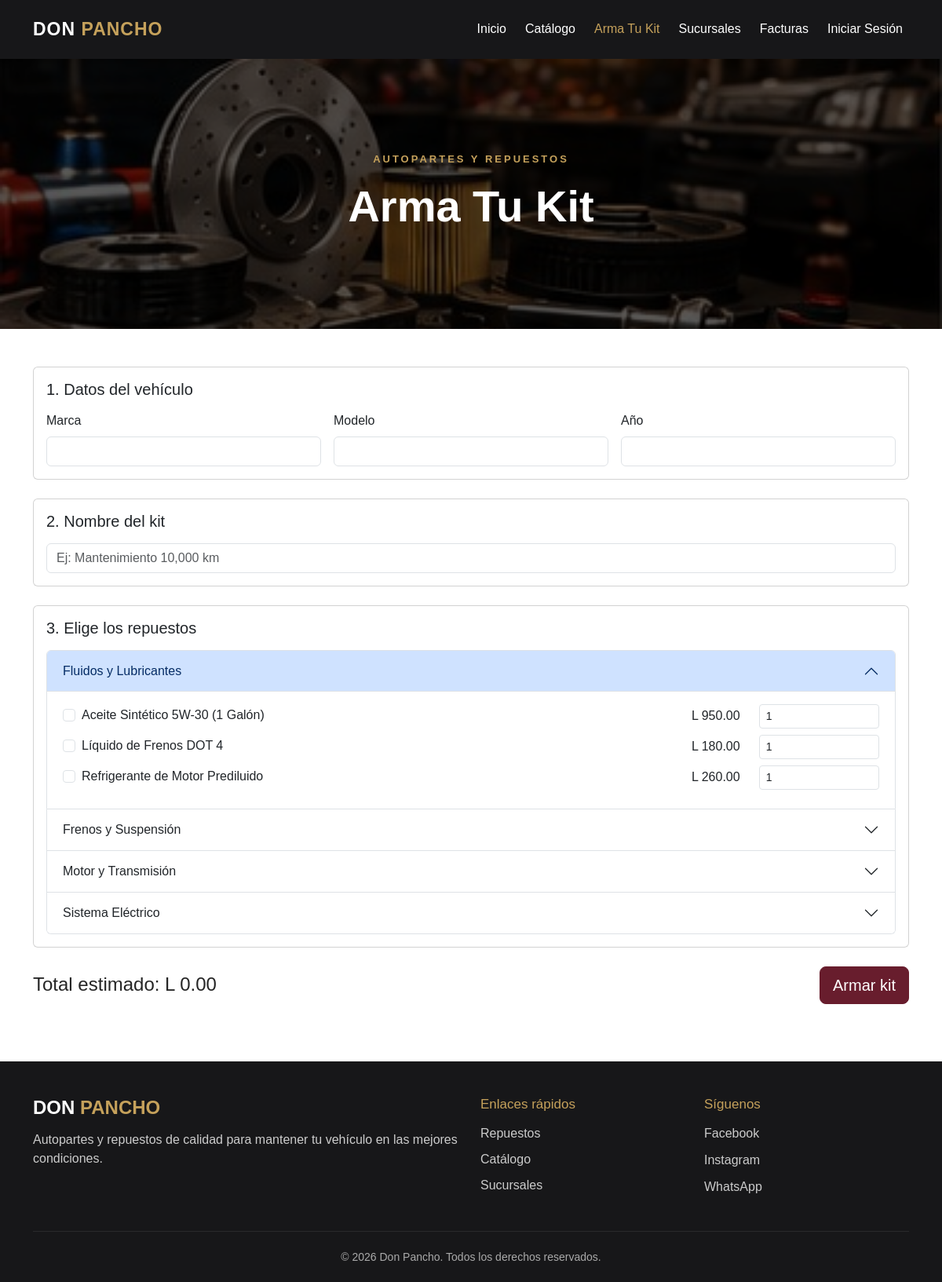
The app's page /armar_kit.php with its own data.
### tables this page shows
create table categorias (
    id int auto_increment primary key,
    nombre varchar(100) not null
);

create table repuestos (
    id int auto_increment primary key,
    categoria_id int not null,
    nombre varchar(150) not null,
    descripcion text,
    precio decimal(10, 2) not null,
    stock int not null default 0,
    fotografia varchar(255) not null,
    insignia enum('Destacado', 'NoDestacado') not null default 'NoDestacado',
    constraint fk_repuestos_categoria foreign key (categoria_id) references categorias(id) on delete restrict on update cascade
);

### src/armar_kit.php (the view, shortened to what this page needs)
<?php
$conexion = new ConexionBD();
$pdo = $conexion->conectar();
function e($valor) {
    return htmlspecialchars((string)$valor, ENT_QUOTES, 'UTF-8');
}
?>
<!DOCTYPE html>
<html lang="es">
<head>
    <link href="https://cdn.jsdelivr.net/npm/bootstrap@5.3.3/dist/css/bootstrap.min.css"
          rel="stylesheet">
    <link rel="stylesheet" href="../css/Estilos.css">
</head>
<body>
<?php include __DIR__ . '/navbar/navbar.php'; ?>
<header class="hero">
    <div class="container">
        <span class="hero-etiqueta">
            AUTOPARTES Y REPUESTOS
        </span>
        <h1>
            Arma Tu Kit
        </h1>
    </div>
</header>
<main>
<?php
$categorias = $pdo->query("SELECT id, nombre FROM categorias ORDER BY nombre")
                  ->fetchAll(PDO::FETCH_ASSOC);
$productosPorCategoria = [];
$consulta = $pdo->query(
    "SELECT id, nombre, precio, categoria_id
     FROM repuestos
     WHERE stock > 0
     ORDER BY nombre"
);
foreach ($consulta->fetchAll(PDO::FETCH_ASSOC) as $p) {
    $productosPorCategoria[$p['categoria_id']][] = $p;
}
?>
<section class="py-5">
    <div class="container">
        <form method="POST" action="armar_kit.php" id="formKit">
            <div class="card mb-4">
                <div class="card-body">
                    <h5 class="card-title mb-3">1. Datos del vehículo</h5>
                    <div class="row g-3">
                        <div class="col-md-4">
                            <label for="marca" class="form-label">Marca</label>
                            <input type="text" class="form-control" id="marca" name="marca"
                                   value="<?= e($_POST['marca'] ?? '') ?>" required>
                        </div>
                        <div class="col-md-4">
                            <label for="modelo" class="form-label">Modelo</label>
                            <input type="text" class="form-control" id="modelo" name="modelo"
                                   value="<?= e($_POST['modelo'] ?? '') ?>" required>
                        </div>
                        <div class="col-md-4">
                            <label for="anio" class="form-label">Año</label>
                            <input type="number" class="form-control" id="anio" name="anio"
                                   min="1980" max="<?= date('Y') + 1 ?>"
                                   value="<?= e($_POST['anio'] ?? '') ?>" required>
                        </div>
                    </div>
                </div>
            </div>
            <div class="card mb-4">
                <div class="card-body">
                    <h5 class="card-title mb-3">2. Nombre del kit</h5>
                    <input type="text" class="form-control" name="nombre_kit"
                           placeholder="Ej: Mantenimiento 10,000 km"
                           value="<?= e($_POST['nombre_kit'] ?? '') ?>">
                </div>
            </div>
            <div class="card mb-4">
                <div class="card-body">
                    <h5 class="card-title mb-3">3. Elige los repuestos</h5>
                    <div class="accordion" id="accordionKit">
                        <?php foreach ($categorias as $i => $cat): ?>
                            <?php $lista = $productosPorCategoria[$cat['id']] ?? []; ?>
                            <div class="accordion-item">
                                <h2 class="accordion-header">
                                    <button class="accordion-button <?= $i > 0 ? 'collapsed' : '' ?>"
                                            type="button"
                                            data-bs-toggle="collapse"
                                            data-bs-target="#cat<?= e($cat['id']) ?>">
                                        <?= e($cat['nombre']) ?>
                                    </button>
                                </h2>
                                <div id="cat<?= e($cat['id']) ?>"
                                     class="accordion-collapse collapse <?= $i === 0 ? 'show' : '' ?>"
                                     data-bs-parent="#accordionKit">
                                    <div class="accordion-body">
                                        <?php foreach ($lista as $p): ?>
                                            <div class="row align-items-center mb-2">
                                                <div class="col-md-7">
                                                    <div class="form-check">
                                                        <input class="form-check-input item-kit"
                                                               type="checkbox"
                                                               name="productos[]"
                                                               value="<?= e($p['id']) ?>"
                                                               id="prod<?= e($p['id']) ?>"
                                                               data-precio="<?= e($p['precio']) ?>"
                                                               <?= in_array($p['id'], $_POST['productos'] ?? []) ? 'checked' : '' ?>>
                                                        <label class="form-check-label" for="prod<?= e($p['id']) ?>">
                                                            <?= e($p['nombre']) ?>
                                                        </label>
                                                    </div>
                                                </div>
                                                <div class="col-md-3 text-md-end">
                                                    L <?= number_format($p['precio'], 2) ?>
                                                </div>
                                                <div class="col-md-2">
                                                    <input type="number"
                                                           class="form-control form-control-sm cantidad-kit"
                                                           name="cantidad[<?= e($p['id']) ?>]"
                                                           value="<?= e($_POST['cantidad'][$p['id']] ?? 1) ?>"
                                                           min="1" max="99"
                                                           aria-label="Cantidad">
                                                </div>
                                            </div>
                                        <?php endforeach; ?>
                                    </div>
                                </div>
                            </div>
                        <?php endforeach; ?>
                    </div>
                </div>
            </div>
            <div class="d-flex justify-content-between align-items-center">
                <h4 class="mb-0">
                    Total estimado: L <span id="totalVivo">0.00</span>
                </h4>
                <button type="submit" class="btn btn-vino btn-lg">Armar kit</button>
            </div>
        </form>
    </div>
</section>
</main>
<footer class="footer-donpancho">
    <div class="container">
        <div class="row g-4">
            <div class="col-md-6">
                <h4>DON <span>PANCHO</span></h4>
                <p>
                    Autopartes y repuestos de calidad para mantener
                    tu vehículo en las mejores condiciones.
                </p>
            </div>
            <div class="col-md-3">
                <h5>Enlaces rápidos</h5>
                <ul class="footer-links">
                    <li><a href="index.php">Repuestos</a></li>
                    <li><a href="catalogo.php">Catálogo</a></li>
                    <li><a href="sucursales.php">Sucursales</a></li>
                </ul>
            </div>
            <div class="col-md-3">
                <h5>Síguenos</h5>
                <div class="redes">
                    <a href="#">Facebook</a>
                    <a href="#">Instagram</a>
                    <a href="#">WhatsApp</a>
                </div>
            </div>
        </div>
        <hr class="footer-divider">
        <div class="text-center">
            <small>
                &copy; <?= date('Y') ?> Don Pancho.
                Todos los derechos reservados.
            </small>
        </div>
    </div>
</footer>
</body>
</html>

### css/Estilos.css (style rules this page uses)
body { font-family: Arial, sans-serif; color: #252525; background-color: #ffffff; }
a { text-decoration: none; }
.navbar-brand span, .footer-donpancho h4 span { color: #c5a15b; }
.btn-vino { background-color: #681d2d; color: white; border: 1px solid #681d2d; }
.hero { background: linear-gradient(rgba(0,0,0,.65), rgba(0,0,0,.65)), url("../img/hero-autopartes.jpg") center/cover no-repeat; color: white; text-align: center; padding: 115px 15px; }
.hero-etiqueta { color: #c5a15b; font-size: 13px; font-weight: bold; letter-spacing: 3px; }
.hero h1 { font-size: clamp(2rem, 5vw, 3.5rem); font-weight: bold; margin-top: 15px; }
.footer-donpancho { background-color: #171719; color: white; padding: 45px 15px 20px; margin-top: 25px; }
.footer-donpancho h4 { font-weight: bold; margin-bottom: 15px; }
.footer-donpancho h5 { color: #c5a15b; font-size: 17px; margin-bottom: 15px; }
.footer-donpancho p { color: #cccccc; }
.footer-links { list-style: none; padding: 0; }
.footer-links li { margin-bottom: 9px; }
.footer-links a, .redes a { color: #cccccc; transition: color .2s; }
.redes { display: flex; flex-direction: column; gap: 10px; }
.footer-divider { border-color: #666666; margin: 30px 0 20px; }
.footer-donpancho small { color: #aaaaaa; }

### records on screen
categorias: nombre "Fluidos y Lubricantes"
repuestos: nombre "Aceite Sintético 5W-30 (1 Galón)", precio "950.00", id "1"
repuestos: nombre "Líquido de Frenos DOT 4", precio "180.00", id "1"
repuestos: nombre "Refrigerante de Motor Prediluido", precio "260.00", id "1"
categorias: nombre "Frenos y Suspensión"
categorias: nombre "Motor y Transmisión"
categorias: nombre "Sistema Eléctrico"
